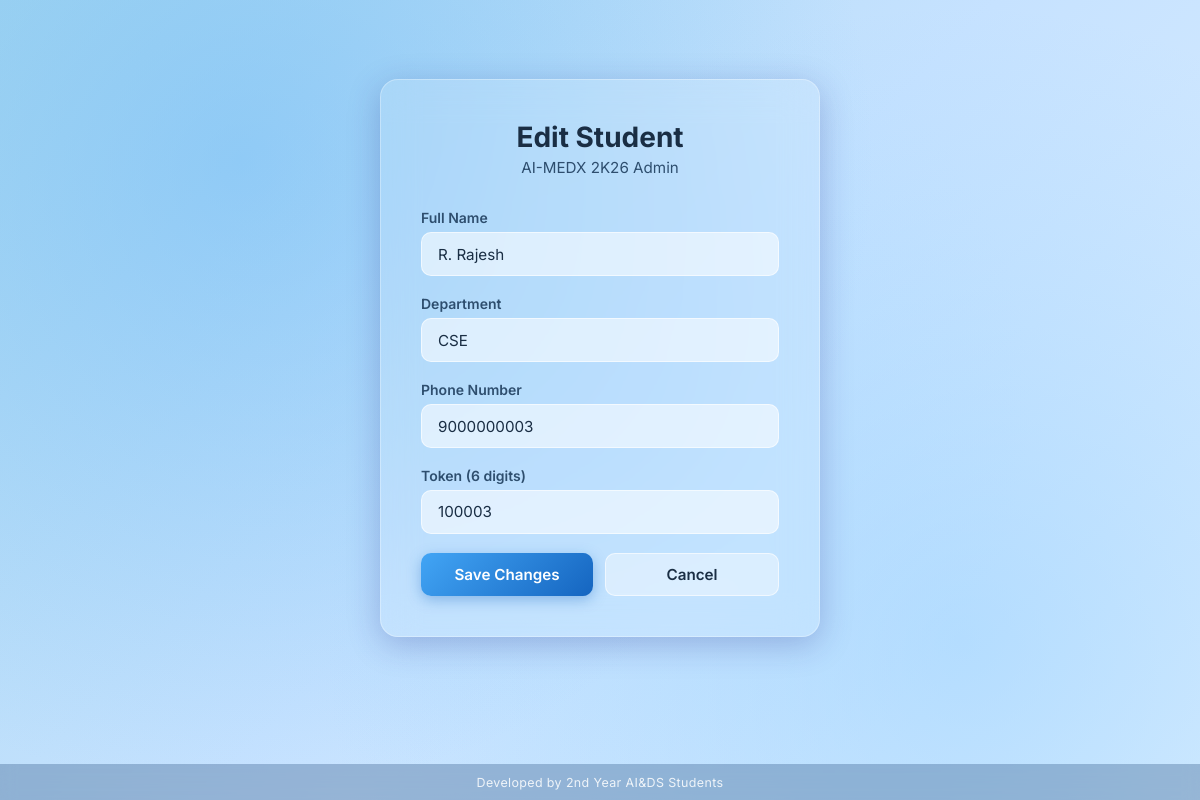
The page /admin/edit/3 (signed in) on the database its author committed.
### models.py (models this page shows, shortened)
class Student(db.Model):
    __tablename__ = "students"
    id = db.Column(db.Integer, primary_key=True)
    name = db.Column(db.String(200), nullable=False)
    dept = db.Column(db.String(200), nullable=False)
    phone = db.Column(db.String(20), unique=True, nullable=False)
    token = db.Column(db.String(6), nullable=False)

### app.py (the view, shortened to what this page needs)
@app.route("/admin/edit/<int:student_id>", methods=["GET", "POST"])
@admin_required
def admin_edit(student_id):
    student = Student.query.get_or_404(student_id)
    return render_template("admin_edit.html", student=student)

### app.py (called while the page is built)
def admin_required(f):
    from functools import wraps
    @wraps(f)
    def decorated(*args, **kwargs):
        if not session.get("admin_logged_in"):
            return redirect(url_for("admin_login"))
        return f(*args, **kwargs)
    return decorated

### templates/admin_edit.html (shortened to what this page needs)
<!DOCTYPE html>
<html lang="en">
<head>
    <link rel="stylesheet" href="{{ url_for('static', filename='style.css') }}" />
</head>
<body>
    <div class="bg-gradient"></div>
    <main class="center-wrapper">
        <div class="glass-card login-card">
            <div class="card-header">
                <h1>Edit Student</h1>
                <p class="subtitle">AI-MEDX 2K26 Admin</p>
            </div>
            <form method="POST" action="/admin/edit/{{ student.id }}" class="login-form">
                <div class="form-group">
                    <label for="name">Full Name</label>
                    <input type="text" id="name" name="name" value="{{ student.name }}" required />
                </div>
                <div class="form-group">
                    <label for="dept">Department</label>
                    <input type="text" id="dept" name="dept" value="{{ student.dept }}" required />
                </div>
                <div class="form-group">
                    <label for="phone">Phone Number</label>
                    <input type="tel" id="phone" name="phone" value="{{ student.phone }}" required />
                </div>
                <div class="form-group">
                    <label for="token">Token (6 digits)</label>
                    <input type="text" id="token" name="token" value="{{ student.token }}" maxlength="6" pattern="\d{6}"
                        required />
                </div>
                <div style="display:flex; gap:12px;">
                    <button type="submit" class="btn btn-primary" style="flex:1">Save Changes</button>
                    <a href="/admin" class="btn btn-outline" style="flex:1; text-align:center;">Cancel</a>
                </div>
            </form>
        </div>
    </main>
    <footer class="site-footer">
        Developed by 2nd Year AI&amp;DS Students
    </footer>
</body>
</html>

### static/style.css (style rules this page uses)
*, *::before, *::after { box-sizing: border-box; margin: 0; padding: 0; }
:root { --glass-bg: rgba(255, 255, 255, 0.15); --glass-border: rgba(255, 255, 255, 0.30); --glass-shadow: 0 8px 32px rgba(31, 38, 135, 0.25); --blur: blur(18px); --grad-start: #a8d8f0; --grad-mid: #c6e2ff; --grad-end: #dff0ff; --text-dark: #1a2e44; --text-mid: #2e4e6e; --text-light: rgba(255, 255, 255, 0.85); --accent: #2196f3; --accent-hover: #1565c0; --success: #00c896; --danger: #ef5350; --radius: 18px; --transition: 0.3s ease; }
html, body { height: 100%; font-family: 'Inter', sans-serif; color: var(--text-dark); overflow-x: hidden; }
body { min-height: 100vh; background: linear-gradient(135deg, var(--grad-start), var(--grad-mid), var(--grad-end)); background-attachment: fixed; display: flex; flex-direction: column; }
.bg-gradient { position: fixed; inset: 0; z-index: -1; background: radial-gradient(circle at 20% 20%, rgba(100, 181, 246, 0.45) 0%, transparent 55%), radial-gradient(circle at 80% 80%, rgba(130, 200, 255, 0.40) 0%, transparent 55%), radial-gradient(circle at 50% 50%, rgba(186, 225, 255, 0.30) 0%, transparent 60%), linear-gradient(135deg, #a8d8f0, #c6e2ff, #dff0ff); animation: blobMove 12s ease-in-out infinite alternate; }
.glass-card { background: var(--glass-bg); backdrop-filter: var(--blur); -webkit-backdrop-filter: var(--blur); border: 1px solid var(--glass-border); border-radius: var(--radius); box-shadow: var(--glass-shadow); padding: 2.5rem; animation: fadeInUp 0.55s ease both; }
.center-wrapper { flex: 1; display: flex; align-items: center; justify-content: center; padding: 2rem 1rem 5rem; }
.login-card { width: 100%; max-width: 440px; }
.card-header { text-align: center; margin-bottom: 2rem; }
.card-header h1 { font-size: 1.75rem; font-weight: 700; color: var(--text-dark); }
.card-header .subtitle { font-size: 0.95rem; color: var(--text-mid); margin-top: 0.25rem; font-weight: 400; }
.login-form, .add-form { display: flex; flex-direction: column; gap: 1.2rem; }
.form-group { display: flex; flex-direction: column; gap: 0.4rem; }
.form-group label { font-size: 0.875rem; font-weight: 600; color: var(--text-mid); }
.form-group input, .search-input { background: rgba(255, 255, 255, 0.55); border: 1px solid rgba(255, 255, 255, 0.6); border-radius: 10px; padding: 0.7rem 1rem; font-size: 0.95rem; font-family: inherit; color: var(--text-dark); transition: border var(--transition), box-shadow var(--transition); outline: none; width: 100%; }
.btn { display: inline-block; padding: 0.7rem 1.4rem; border-radius: 10px; font-size: 0.95rem; font-weight: 600; font-family: inherit; cursor: pointer; border: none; text-decoration: none; transition: background var(--transition), transform var(--transition), box-shadow var(--transition); touch-action: manipulation; -webkit-tap-highlight-color: transparent; }
.btn-primary { background: linear-gradient(135deg, #42a5f5, #1565c0); color: #fff; box-shadow: 0 4px 14px rgba(21, 101, 192, 0.35); }
.btn-outline { background: rgba(255, 255, 255, 0.4); border: 1px solid rgba(255, 255, 255, 0.6); color: var(--text-dark); }
.site-footer { position: sticky; bottom: 0; left: 0; right: 0; text-align: center; padding: 0.65rem 1rem; font-size: 0.78rem; color: rgba(255, 255, 255, 0.85); background: rgba(30, 70, 120, 0.30); backdrop-filter: blur(8px); letter-spacing: 0.03em; z-index: 50; }

### rows shown on the page
Student: name "R. Rajesh", dept "CSE", phone "9000000003", token "100003"
